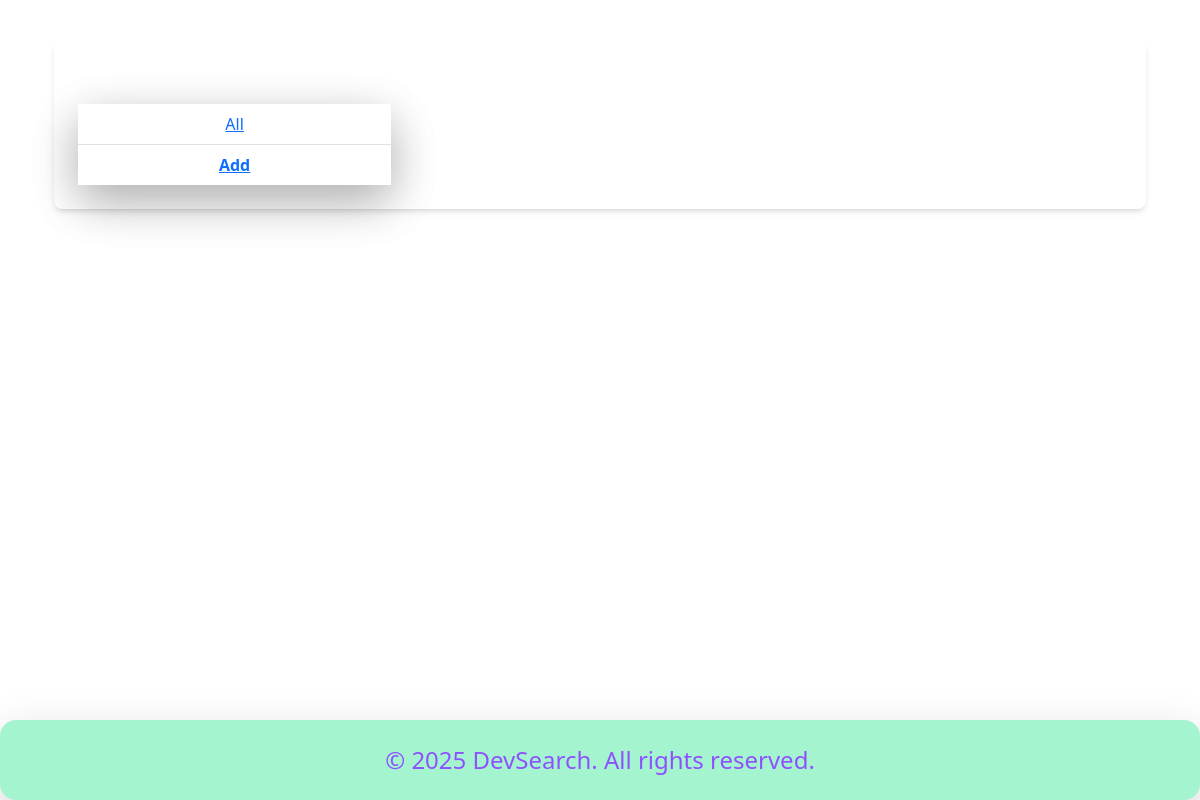
The page /?category=Me on the database as committed earlier.
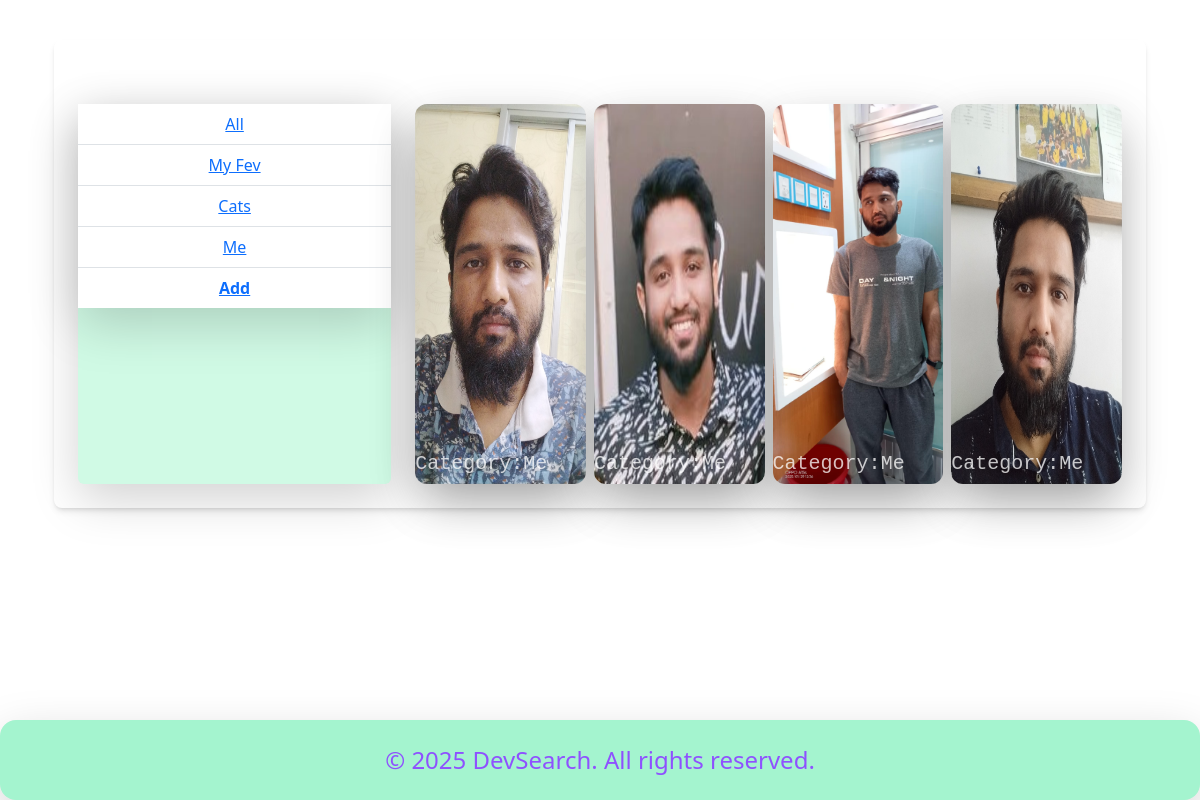
The same page on the database as committed later.
### photo/models.py (models this page shows, shortened)
class Category(models.Model):
    name = models.CharField(max_length=100,blank=True)

class Photo(models.Model):
    category = models.ForeignKey(Category, on_delete=models.SET_NULL, null=True,blank=True)
    title = models.CharField(max_length=100, blank=True,)
    image = models.ImageField(upload_to='photos/')
    description = models.TextField(blank=True, null=True)

### photo/views.py (the view)
# urls.py: path('', views.index, name='index'),
def index(request):
    categories = Category.objects.all()
    category = request.GET.get('category')
    if category == None:
        photos = Photo.objects.all()
    else:
        photos = Photo.objects.filter(category__name=category)
    context = {'photos': photos,'categories': categories }
    return render(request, 'photo/index.html',context)

### photo/templates/photo/index.html (shortened to what this page needs)
{% extends 'base.html' %}
{% load static %}
{% block content %}
<div class="bg-emerald-50 shadow-md rounded-lg p-6 mb-6">
<div class="grid grid-cols-2 gap-4 mt-10 md:grid-cols-[30%_auto] ">
  <div class="bg-emerald-100 shadow-lg text-center ring-1 ring-green-50 rounded">
    <ul class="list-group list-group-flush cursor-pointer shadow-lg text-center bg-rose-300 ring-1 ring-green-50">
      <li class="list-group-item flex justify-between items-center px-4 bg-emerald-300">
        <a class="text-red-600" href="{% url 'index' %}">All</a>
      </li>
      {% for c in categories %}
      <li class="list-group-item flex justify-between items-center px-4">
        <a href="{% url 'index' %}?category={{ c.name }}">{{ c.name }}</a>
      </li>
      {% endfor %}
      <li class="list-group-item">
        <a class="font-bold" href="{% url 'add' %}">Add</a>
      </li>
    </ul>
  </div>
  <div class="grid grid-cols-4 gap-2">
    {% for photo in photos %}
  <div class=" relative  bg-best rounded-2xl shadow-lg text-center ring-1 ring-green-50">
   <a href="{% url 'viewPhoto' photo.id %}"> <img src="{{ photo.image.url }}" class="duration-700 hover:shadow-2xl hover:scale-110 rounded-xl shadow-2xl size-full object-fill " /></a>
    <h5 class=" opacity-75 absolute bottom-0 left-0 text-center text-white font-mono font-extrabold ">Category:{{ photo.category.name }}</h5>
  </div>
  {% endfor %}
</div>
</div>
</div>
{% endblock %}.

### templates/base.html (shortened to what this page needs)
{% load static %}
<!DOCTYPE html>
<html lang="en">
<head>
  <link rel="stylesheet" href="https://cdn.jsdelivr.net/npm/bootstrap-icons@1.13.1/font/bootstrap-icons.min.css">
  <link href="https://cdn.jsdelivr.net/npm/bootstrap@5.3.6/dist/css/bootstrap.min.css" rel="stylesheet">
  <link href="{% static 'dist/style.css' %}" rel="stylesheet">
</head>
<body class=" bg-emerald-100 text-gray-800 font-sans">
  <main class="container mx-auto px-4 py-10">
    {% block content %}
    {% endblock %}
  </main>
    <footer  class="bg-emerald-200 rounded-2xl shadow-lg  ring-1 ring-green-50 fixed bottom-0 mx-auto w-full">
      <div class="container mx-auto px-4 py-6 text-center text-2xl text-violet-500 ">
        &copy; 2025 DevSearch. All rights reserved.
      </div>
  </footer>
</body>
</html>

Rows that differ between the two databases and show on the page:
added Category: name "My Fev"
added Category: name "Cats"
added Category: name "Me"
added Photo: image (picture), category.name "Me"
added Photo: image (picture), category.name "Me"
added Photo: image (picture), category.name "Me"
added Photo: image (picture), category.name "Me"
